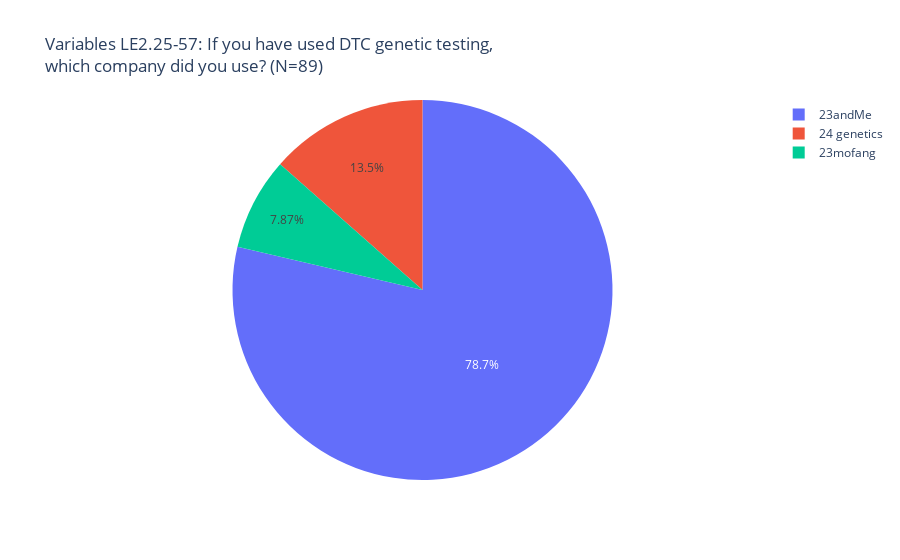

Notebook code cell kept with this figure:
### Code cell
comp_df = ndf_30
#filter all empty strings from values
comp_df["Group"] = comp_df["Group"].map(str)
filter = comp_df["Group"] == '30'
ndf = comp_df[filter]
# Teaching people's role profile

temp_series = ndf['Option'].value_counts()
labels = (np.array(temp_series.index))
sizes = (np.array((temp_series / temp_series.sum())*100))

trace = go.Pie(labels=labels, values=sizes)
layout = go.Layout(
    title="Variables LE2.25-57: If you have used DTC genetic testing, <br>which company did you use? (N={})".format(len(comp_df.id.unique()))
)
data = [trace]
fig = go.Figure(data=data, layout=layout)
py.iplot(fig)

### Figure 1 — Plotly figure (JSON) as saved in the notebook; plotly's stock layout.template omitted (floating-point values rounded to 4 significant figures)
{"data": [{"labels": ["23andMe", "24 genetics", "23mofang"], "type": "pie", "values": [78.65, 13.48, 7.865]}], "layout": {"title": {"text": "Variables LE2.25-57: If you have used DTC genetic testing, <br>which company did you use? (N=89)"}}}
